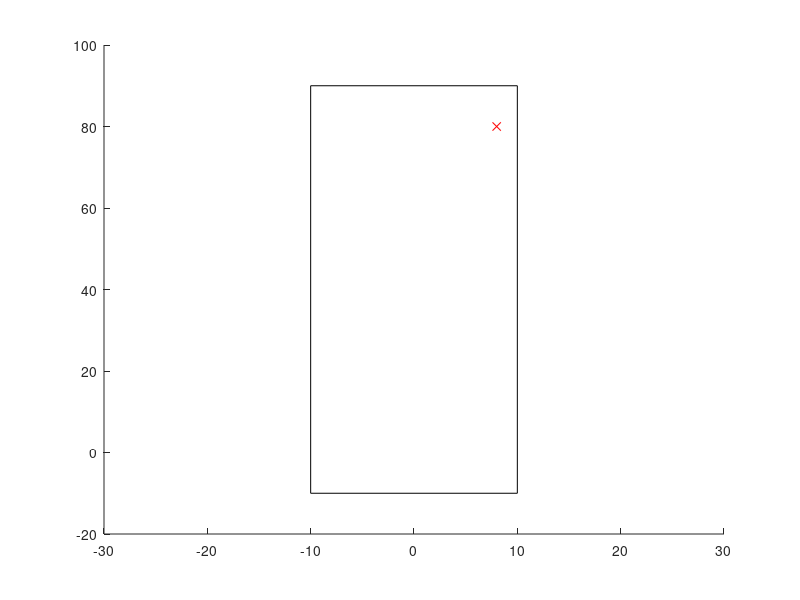

Here is the MATLAB script that generated this plot: (Note: this script raises an error after producing the figure.)
global s g carlen speed mytree weight sample_thresh ang
global goal_thresh stepsize
close all; clear all;
figure();
axis([-30 30 -20 100]);
rectangle('Position',[-10,-10,20,100])
hold on

speed = 1;
s.x = 0;
s.y = 0;
s.th = 90;
s.nodeid = 1;
g.x = 8;
g.y = 80;
g.th = 0;
mytree={};
mytree{1}=s;
plot(g.x,g.y,'rx'); % Goal

carlen = 4.5;
weight = 1;
sample_thresh =3.5;
goal_thresh = 4;
stepsize = 30;
ang = 120; % max steering angle

rec(s); % draws robot


count = 0;
sampledata = [];
while count<1
    
    sample.x = randi(10)*(-1)^randi(2);
    sample.y = randi(100);
    sample.th = 90;
        sampledata = [sampledata;sample];

    count = count+1;

    plot(sample.x,sample.y,'bx');

    if dis(sample,g)<goal_thresh
        sample = g;
        goal_thresh = 1;
    end
    
    nn = findnn(sample);
    plot(nn.x,nn.y,'b+');
%     status = connectnodes(sample,nn);
    
    %     if status == 0
    %         continue;
    %     end
    
    pause(1);
    
end